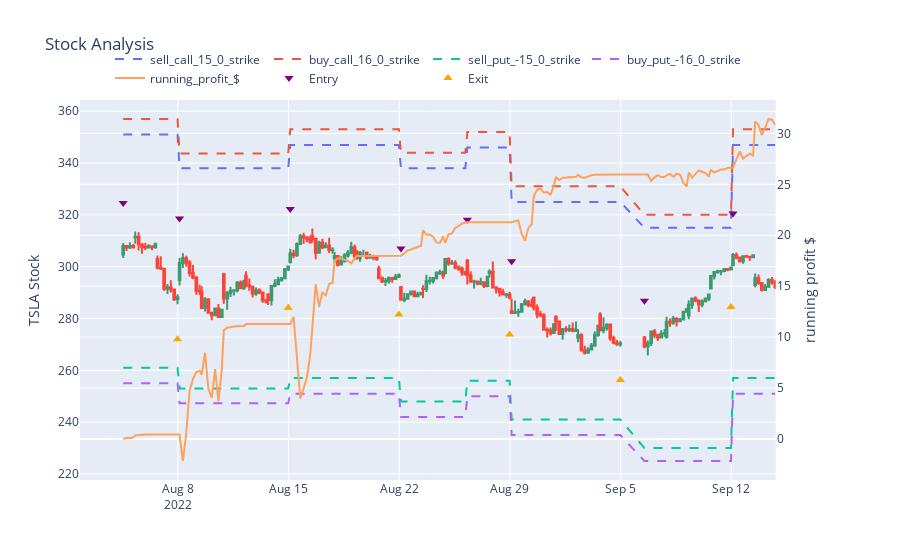

Notebook source saved alongside this figure:
### Code cell
fig = plots.plot_candles_and_profit(ic, lines=[f'{l.name}_strike' for l in strat.legs])

### Figure 1 — Plotly figure (JSON) as saved in the notebook; plotly's stock layout.template omitted (floating-point values rounded to 4 significant figures; data arrays with more than 128 entries replaced by an {"elided": "..."} marker saying what was removed)
{"data": [{"line": {"dash": "dash"}, "name": "sell_call_15_0_strike", "type": "scatter", "x": {"elided": "200 str values"}, "y": {"elided": "200 int values"}}, {"line": {"dash": "dash"}, "name": "buy_call_16_0_strike", "type": "scatter", "x": {"elided": "200 str values"}, "y": {"elided": "200 float values"}}, {"line": {"dash": "dash"}, "name": "sell_put_-15_0_strike", "type": "scatter", "x": {"elided": "200 str values"}, "y": {"elided": "200 int values"}}, {"line": {"dash": "dash"}, "name": "buy_put_-16_0_strike", "type": "scatter", "x": {"elided": "200 str values"}, "y": {"elided": "200 float values"}}, {"name": "running_profit_$", "type": "scatter", "x": {"elided": "200 str values"}, "xaxis": "x", "y": {"elided": "200 float values"}, "yaxis": "y2"}, {"close": {"elided": "200 float values"}, "high": {"elided": "200 float values"}, "low": {"elided": "200 float values"}, "open": {"elided": "200 float values"}, "showlegend": false, "type": "candlestick", "x": {"elided": "200 str values"}, "xaxis": "x", "yaxis": "y"}, {"marker": {"color": "purple", "size": 8, "symbol": "triangle-down"}, "mode": "markers", "name": "Entry", "type": "scatter", "x": ["2022-08-03T13:00:00", "2022-08-08T10:00:00", "2022-08-15T10:00:00", "2022-08-22T10:00:00", "2022-08-25T10:00:00", "2022-08-29T10:00:00", "2022-09-06T10:00:00", "2022-09-12T10:00:00"], "y": [324.6, 318.6, 322.3, 307.0, 318.1, 302.1, 286.9, 320.6]}, {"marker": {"color": "orange", "size": 8, "symbol": "triangle-up"}, "mode": "markers", "name": "Exit", "type": "scatter", "x": ["2022-08-05T16:00:00", "2022-08-12T16:00:00", "2022-08-19T16:00:00", "2022-08-26T16:00:00", "2022-09-02T16:00:00", "2022-09-09T16:00:00"], "y": [271.9, 284.1, 281.6, 273.8, 256.3, 284.4]}], "layout": {"legend": {"orientation": "h", "x": 0.9, "xanchor": "right", "y": 1.02, "yanchor": "bottom"}, "title": {"text": "Stock Analysis"}, "xaxis": {"anchor": "y", "domain": [0, 0.94], "rangebreaks": [{"bounds": ["sat", "mon"]}, {"bounds": [16.1, 9.5], "pattern": "hour"}], "rangeslider": {"visible": false}}, "yaxis": {"anchor": "x", "domain": [0, 1], "title": {"text": "TSLA Stock"}}, "yaxis2": {"anchor": "x", "overlaying": "y", "side": "right", "title": {"text": "running profit $"}}}}
